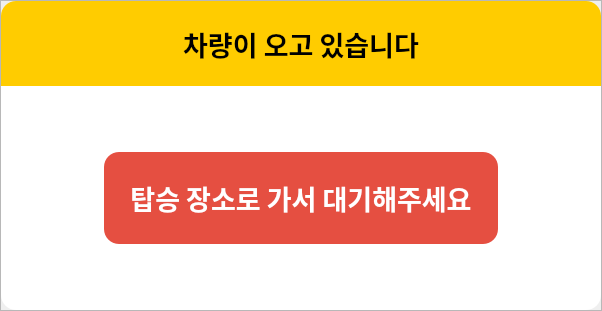
<?xml version="1.0" encoding="UTF-8"?>
<ui version="4.0">
 <class>Dialog</class>
 <widget class="QDialog" name="Dialog">
  <property name="geometry">
   <rect>
    <x>0</x>
    <y>0</y>
    <width>602</width>
    <height>311</height>
   </rect>
  </property>
  <property name="windowTitle">
   <string>Dialog</string>
  </property>
  <property name="styleSheet">
   <string notr="true">Dialog:: border-radius:15px;</string>
  </property>
  <layout class="QVBoxLayout" name="verticalLayout">
   <property name="spacing">
    <number>0</number>
   </property>
   <property name="leftMargin">
    <number>0</number>
   </property>
   <property name="topMargin">
    <number>0</number>
   </property>
   <property name="rightMargin">
    <number>0</number>
   </property>
   <property name="bottomMargin">
    <number>0</number>
   </property>
   <item>
    <widget class="QFrame" name="frame_2">
     <property name="styleSheet">
      <string notr="true"/>
     </property>
     <property name="frameShape">
      <enum>QFrame::StyledPanel</enum>
     </property>
     <property name="frameShadow">
      <enum>QFrame::Raised</enum>
     </property>
     <layout class="QVBoxLayout" name="verticalLayout_2">
      <property name="spacing">
       <number>0</number>
      </property>
      <property name="leftMargin">
       <number>0</number>
      </property>
      <property name="topMargin">
       <number>0</number>
      </property>
      <property name="rightMargin">
       <number>0</number>
      </property>
      <property name="bottomMargin">
       <number>0</number>
      </property>
      <item>
       <widget class="QLabel" name="info_label">
        <property name="minimumSize">
         <size>
          <width>600</width>
          <height>85</height>
         </size>
        </property>
        <property name="maximumSize">
         <size>
          <width>600</width>
          <height>85</height>
         </size>
        </property>
        <property name="font">
         <font>
          <family>Pretendard SemiBold</family>
          <pointsize>20</pointsize>
          <weight>75</weight>
          <bold>true</bold>
         </font>
        </property>
        <property name="styleSheet">
         <string notr="true">background-color: rgb(255, 204, 0);
    border-top-left-radius: 15px;
    border-top-right-radius: 15px;


</string>
        </property>
        <property name="text">
         <string>차량이 오고 있습니다</string>
        </property>
        <property name="alignment">
         <set>Qt::AlignCenter</set>
        </property>
       </widget>
      </item>
      <item>
       <widget class="QFrame" name="frame">
        <property name="styleSheet">
         <string notr="true">background-color: rgb(255, 255, 255);
border-bottom-left-radius: 15px;
    border-bottom-right-radius: 15px;
</string>
        </property>
        <property name="frameShape">
         <enum>QFrame::StyledPanel</enum>
        </property>
        <property name="frameShadow">
         <enum>QFrame::Raised</enum>
        </property>
        <layout class="QHBoxLayout" name="horizontalLayout_3">
         <property name="spacing">
          <number>0</number>
         </property>
         <property name="leftMargin">
          <number>0</number>
         </property>
         <property name="topMargin">
          <number>0</number>
         </property>
         <property name="rightMargin">
          <number>0</number>
         </property>
         <property name="bottomMargin">
          <number>0</number>
         </property>
         <item>
          <widget class="QStackedWidget" name="stackedWidget">
           <property name="minimumSize">
            <size>
             <width>412</width>
             <height>110</height>
            </size>
           </property>
           <property name="maximumSize">
            <size>
             <width>412</width>
             <height>110</height>
            </size>
           </property>
           <property name="styleSheet">
            <string notr="true">background-color: rgb(255, 255, 255);</string>
           </property>
           <property name="currentIndex">
            <number>1</number>
           </property>
           <widget class="QWidget" name="one_btn_page">
            <layout class="QHBoxLayout" name="horizontalLayout_2">
             <item>
              <spacer name="horizontalSpacer">
               <property name="orientation">
                <enum>Qt::Horizontal</enum>
               </property>
               <property name="sizeHint" stdset="0">
                <size>
                 <width>40</width>
                 <height>20</height>
                </size>
               </property>
              </spacer>
             </item>
             <item>
              <widget class="QPushButton" name="ok_btn">
               <property name="sizePolicy">
                <sizepolicy hsizetype="Minimum" vsizetype="Expanding">
                 <horstretch>0</horstretch>
                 <verstretch>0</verstretch>
                </sizepolicy>
               </property>
               <property name="minimumSize">
                <size>
                 <width>200</width>
                 <height>0</height>
                </size>
               </property>
               <property name="font">
                <font>
                 <family>Pretendard ExtraBold</family>
                 <pointsize>20</pointsize>
                 <weight>75</weight>
                 <bold>true</bold>
                </font>
               </property>
               <property name="styleSheet">
                <string notr="true">background-color: rgb(229, 79, 65);
border-radius:15px;
color:white;</string>
               </property>
               <property name="text">
                <string>확인</string>
               </property>
              </widget>
             </item>
             <item>
              <spacer name="horizontalSpacer_2">
               <property name="orientation">
                <enum>Qt::Horizontal</enum>
               </property>
               <property name="sizeHint" stdset="0">
                <size>
                 <width>40</width>
                 <height>20</height>
                </size>
               </property>
              </spacer>
             </item>
            </layout>
           </widget>
           <widget class="QWidget" name="two_btn_page">
            <layout class="QHBoxLayout" name="horizontalLayout">
             <item>
              <widget class="QPushButton" name="no_btn">
               <property name="sizePolicy">
                <sizepolicy hsizetype="Minimum" vsizetype="Expanding">
                 <horstretch>0</horstretch>
                 <verstretch>0</verstretch>
                </sizepolicy>
               </property>
               <property name="font">
                <font>
                 <family>Pretendard ExtraBold</family>
                 <pointsize>20</pointsize>
                 <weight>75</weight>
                 <bold>true</bold>
                </font>
               </property>
               <property name="styleSheet">
                <string notr="true">background-color: rgb(229, 79, 65);
border-radius:15px;
color:white;</string>
               </property>
               <property name="text">
                <string>탑승 장소로 가서 대기해주세요</string>
               </property>
              </widget>
             </item>
            </layout>
           </widget>
          </widget>
         </item>
        </layout>
       </widget>
      </item>
     </layout>
    </widget>
   </item>
  </layout>
 </widget>
 <resources/>
 <connections/>
</ui>
